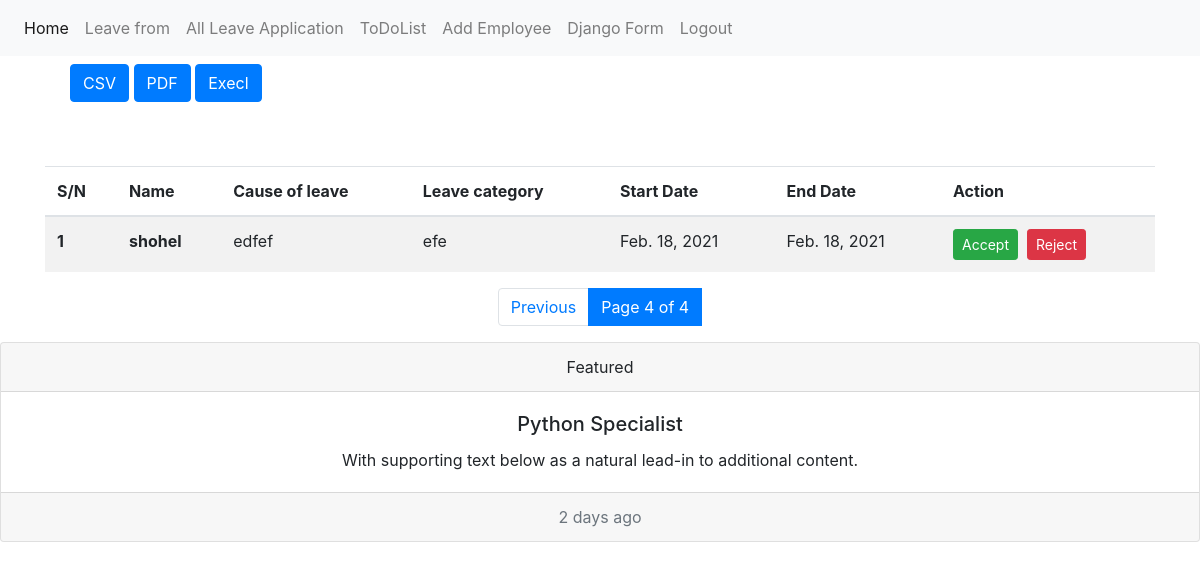
The app's page /all-application?page=4 (signed in) with its own data.
### emsapp/models.py (models this page shows, shortened)
class LeaveApplication(models.Model):
    user=models.ForeignKey(User, on_delete=models.CASCADE)
    case_of_leave=models.TextField(blank=True, null=True)
    leave_category=models.CharField(max_length=250)
    star_date=models.DateField(blank=True, null=True)
    end_date=models.DateField(blank=True, null=True)
    date=models.DateField(auto_now_add=True)
    checked=models.BooleanField(default=False)
    approved=models.BooleanField(default=False)

### emsapp/views.py (the view)
# urls.py: path('all-application', all_application, name='all_application'),
@login_required(login_url='/')
def all_application(request):
    applications=LeaveApplication.objects.filter(checked=False)
    p= Paginator(applications, 2) #item per page
    total_page=p.num_pages
    page_number = request.GET.get('page',1)
    try:
        page=p.page(page_number)
    except EmptyPage:
        page=p.page(1)
    context={'applications':page,'total_page':total_page,'page_number':page_number}
    return render(request, 'all_application.html',context)

### templates/all_application.html (shortened to what this page needs)
{% extends 'base.html' %}
{% block content %}
    <div class="container" >
      <div class="row">
        <div class="coll-8 mt-2">
          <ul>
            <a href="{% url 'export_csv_all_application'%}"><button class="btn btn-primary">CSV</button> </a>
            <a href="{% url 'export_pdf_all_application' %}"><button class="btn btn-primary">PDF</button> </a>
            <a href="{% url 'export_xls_all_application' %}"><button class="btn btn-primary">Execl</button> </a>
          </ul>
        </div>
      </div>
        <div class="row">
            <div class="col-md-12 m-auto pt-5">
                {% if applications %}
                  <table class="table table-striped">
                      <thead>
                        <tr>
                          <th scope="col">S/N</th>
                          <th scope="col">Name</th>
                          <th scope="col">Cause of leave </th>
                          <th scope="col">Leave category </th>
                          <th scope="col">Start Date</th>
                          <th scope="col">End Date</th>
                          <th scope="col">Action</th>
                        </tr>
                      </thead>
                      <tbody>
                          {% for applications in applications%}
                        <tr>
                          <th>{{ forloop.counter }}</th>
                          <th scope="row">{{ applications.user.username }}</th>
                          <td>{{ applications.case_of_leave }}</td>
                          <td>{{ applications.leave_category }}</td>
                          <td>{{ applications.star_date }}</td>
                          <td>{{ applications.end_date }}</td>
                          <td><a href="{% url 'applicatin_approval' applications.id 1 %}"><button class="btn btn-success btn-sm">Accept</button></a>&nbsp; <a href="{% url 'applicatin_approval' applications.id 0 %}"><button class="btn btn-danger btn-sm"> Reject</button></a></td>
                        </tr>
                        {% endfor %}
                      </tbody>
                  </table>
                  {% else %}
                  <div class="alert alert-primary" role="alert">
                    No Data Avaivale to Show
                  </div>
                  {%endif%}
            </div>
        </div>
        <div class="row">
       <div class="col-md-12 d-flex justify-content-center">
          <ul class="pagination">
            <li class="page-item">
              {% if applications.has_previous %}
              <a class="page-link" href="{% url 'all_application' %}?page={{applications.previous_page_number}}">Previous</a>
              {% endif %}
            </li>
            <li class="page-item active">
              <a class="page-link" >Page {{ page_number }} of {{ total_page }}</a>
            </li>
          </ul>
         </div>
        </div>
    </div>
{% endblock content %}

### records on screen
LeaveApplication: user.username "shohel", case_of_leave "edfef", leave_category "efe", star_date "Feb. 18, 2021", end_date "Feb. 18, 2021"

### other values on screen
{{ page_number }} "4"
{{ total_page }} "4"
